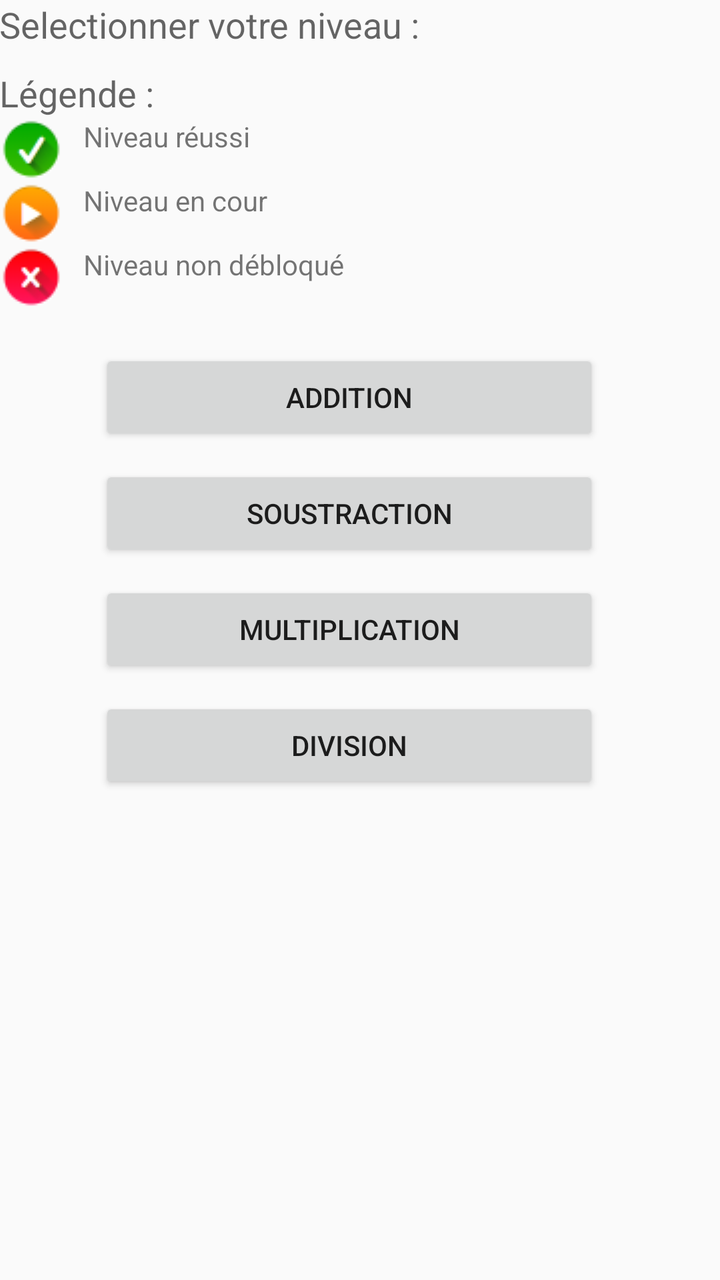
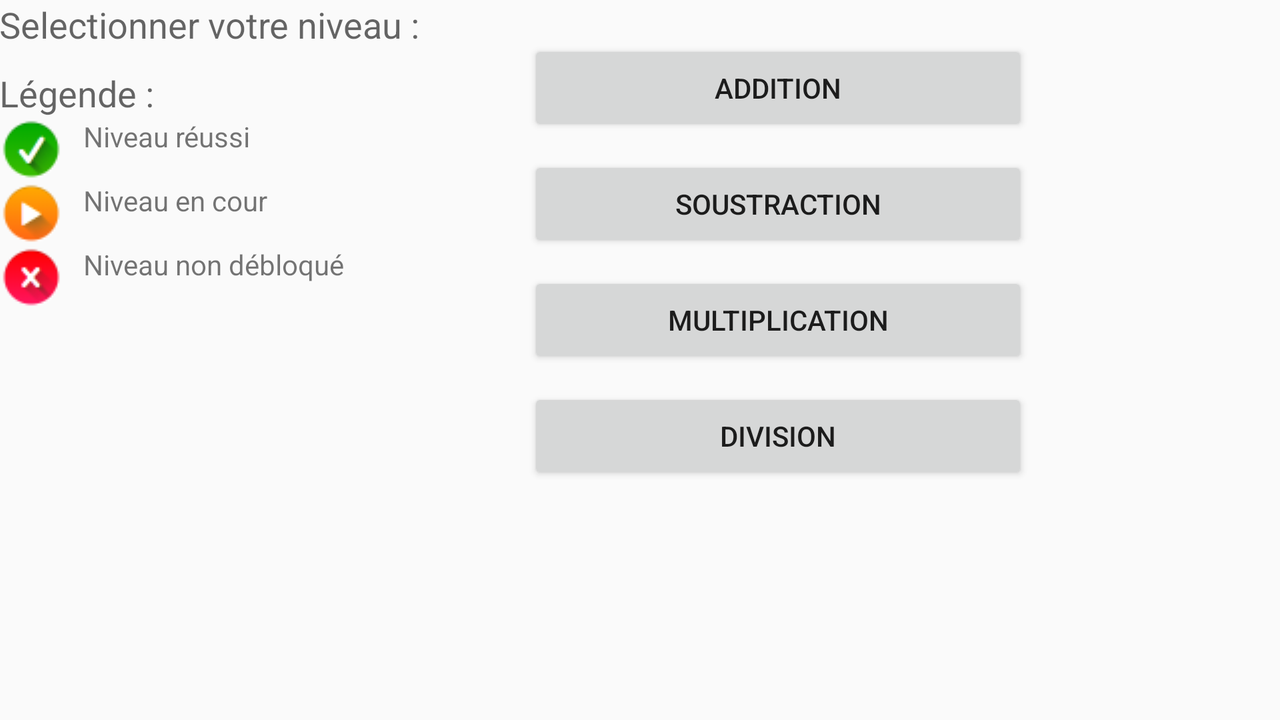

Two renders of one Android screen. The first uses the default layout on a phone; the second uses the alternative layout the repository ships for a different screen configuration, on a matching device. The two XML files are below.
<!-- AndroidManifest.xml: application theme AppTheme -->
<!-- res/layout/activity_niveau.xml -->
<RelativeLayout xmlns:android="http://schemas.android.com/apk/res/android"
    xmlns:tools="http://schemas.android.com/tools" android:layout_width="match_parent"
    android:layout_height="match_parent" android:paddingLeft="@dimen/activity_horizontal_margin"
    android:paddingRight="@dimen/activity_horizontal_margin"
    android:paddingTop="@dimen/activity_vertical_margin"
    android:paddingBottom="@dimen/activity_vertical_margin"
    tools:context="fr.kevinsarrazin.eduschool.activity.NiveauActivity">

    <LinearLayout
        android:orientation="vertical"
        android:layout_width="wrap_content"
        android:layout_height="wrap_content"
        android:id="@+id/linearConsigne">

        <TextView
            android:layout_width="wrap_content"
            android:layout_height="wrap_content"
            android:textAppearance="?android:attr/textAppearanceMedium"
            android:text="Selectionner votre niveau : "
            android:id="@+id/textView7" />

        <TextView
            android:layout_width="wrap_content"
            android:layout_height="wrap_content"
            android:textAppearance="?android:attr/textAppearanceMedium"
            android:text="Légende :"
            android:id="@+id/textView13"
            android:layout_marginTop="10dp" />

        <LinearLayout
            android:orientation="horizontal"
            android:layout_width="fill_parent"
            android:layout_height="fill_parent" >

            <ImageView
                android:layout_width="wrap_content"
                android:layout_height="wrap_content"
                android:id="@+id/imageView"
                android:src="@drawable/ok" />

            <TextView
                android:layout_width="wrap_content"
                android:layout_height="wrap_content"
                android:textAppearance="?android:attr/textAppearanceSmall"
                android:text="@string/NiveauOk"
                android:id="@+id/textView10"
                android:paddingLeft="10dp" />
        </LinearLayout>

        <LinearLayout
            android:orientation="horizontal"
            android:layout_width="fill_parent"
            android:layout_height="fill_parent" >

            <ImageView
                android:layout_width="wrap_content"
                android:layout_height="wrap_content"
                android:id="@+id/imageView2"
                android:src="@drawable/en_cour" />

            <TextView
                android:layout_width="wrap_content"
                android:layout_height="wrap_content"
                android:textAppearance="?android:attr/textAppearanceSmall"
                android:text="@string/NiveauEnCour"
                android:id="@+id/textView11"
                android:paddingLeft="10dp" />
        </LinearLayout>

        <LinearLayout
            android:orientation="horizontal"
            android:layout_width="fill_parent"
            android:layout_height="fill_parent" >

            <ImageView
                android:layout_width="wrap_content"
                android:layout_height="wrap_content"
                android:id="@+id/imageView3"
                android:src="@drawable/ko" />

            <TextView
                android:layout_width="wrap_content"
                android:layout_height="wrap_content"
                android:textAppearance="?android:attr/textAppearanceSmall"
                android:text="@string/NiveauKo"
                android:id="@+id/textView12"
                android:paddingLeft="10dp" />
        </LinearLayout>

    </LinearLayout>

    <LinearLayout
        android:orientation="vertical"
        android:layout_width="fill_parent"
        android:layout_height="fill_parent"
        android:layout_below="@+id/linearConsigne"
        android:id="@+id/layoutNiveau"
        android:layout_marginTop="20dp">

        <LinearLayout
            android:orientation="horizontal"
            android:layout_width="match_parent"
            android:layout_height="wrap_content"
            android:id="@+id/linearLayoutBtn1">

            <ImageView
                android:layout_width="50dp"
                android:layout_height="50dp"
                android:id="@+id/imageViewbtn1" />

            <Button
                android:layout_width="250dp"
                android:layout_height="wrap_content"
                android:text="@string/addition"
                android:layout_marginBottom="10dp"
                android:id="@+id/btn1"
                android:onClick="onClick"
                />
        </LinearLayout>

        <LinearLayout
            android:orientation="horizontal"
            android:layout_width="match_parent"
            android:layout_height="wrap_content"
            android:id="@+id/linearLayoutBtn2"
            android:layout_below="@+id/linearLayoutBtn1"
            >

            <ImageView
                android:layout_width="50dp"
                android:layout_height="50dp"
                android:id="@+id/imageViewbtn2" />

            <Button
                android:layout_width="250dp"
                android:layout_height="wrap_content"
                android:layout_marginBottom="10dp"
                android:text="@string/soustraction"
                android:id="@+id/btn2"
                android:onClick="onClick" />
        </LinearLayout>

        <LinearLayout
            android:orientation="horizontal"
            android:layout_width="match_parent"
            android:layout_height="wrap_content"
            android:id="@+id/linearLayoutBtn3"
            android:layout_below="@+id/linearLayoutBtn2"
            >

            <ImageView
                android:layout_width="50dp"
                android:layout_height="50dp"
                android:id="@+id/imageViewbtn3" />

            <Button
                android:layout_width="250dp"
                android:layout_height="wrap_content"
                android:layout_marginBottom="10dp"
                android:text="@string/multiplication"
                android:id="@+id/btn3"
                android:onClick="onClick"
                />
        </LinearLayout>

        <LinearLayout
            android:orientation="horizontal"
            android:layout_width="match_parent"
            android:layout_height="wrap_content"
            android:id="@+id/linearLayoutBtn4"
            android:layout_below="@+id/linearLayoutBtn3"
            >

            <ImageView
                android:layout_width="50dp"
                android:layout_height="50dp"
                android:id="@+id/imageViewbtn4" />

            <Button
                android:layout_width="250dp"
                android:layout_height="wrap_content"
                android:text="@string/division"
                android:id="@+id/btn4"
                android:onClick="onClick"
                />
        </LinearLayout>

    </LinearLayout>

</RelativeLayout>
<!-- resources referenced by this layout -->
<resources>
  <!-- drawable en_cour: png bitmap (drawable, 4217 bytes) -->
  <!-- drawable ko: png bitmap (drawable, 4217 bytes) -->
  <!-- drawable ok: png bitmap (drawable, 4217 bytes) -->
  <string name="NiveauEnCour">Niveau en cour</string>
  <string name="NiveauKo">Niveau non débloqué</string>
  <string name="NiveauOk">Niveau réussi</string>
  <string name="addition">Addition</string>
  <string name="division">Division</string>
  <string name="multiplication">Multiplication</string>
  <string name="soustraction">Soustraction</string>
  <!-- from res/values-v21/ -->
  <style name="AppTheme" parent="android:Theme.Material.Light">
          <item name="android:actionBarStyle">@style/AppTheme.ActionBar</item>
      </style>
  <!-- from res/values-v21/ -->
  <style name="AppTheme.ActionBar" parent="android:Widget.Holo.Light.ActionBar.Solid">
          <item name="android:background">@drawable/action_bar_background</item>
          <item name="android:titleTextStyle">@style/AppTheme.ActionBar.TitleTextStyle</item>
      </style>
  <!-- drawable action_bar_background (drawable) -->
  <layer-list xmlns:android="http://schemas.android.com/apk/res/android" >
  
      <item>
          <shape android:shape="rectangle">
              <stroke android:width="2dp" android:color="#FF000000" />
              <solid android:color="#4183D7" />
          </shape>
      </item>
  
      <item android:bottom="2dp">
          <shape android:shape="rectangle">
              <stroke android:width="2dp" android:color="#4183D7" />
              <solid android:color="#00000000" />
              <padding android:bottom="2dp" />
          </shape>
      </item>
  
  </layer-list>
  <!-- from res/values-v21/ -->
  <style name="AppTheme.ActionBar.TitleTextStyle" parent="@android:style/TextAppearance.Holo.Widget.ActionBar.Title">
          <item name="android:textColor">#FFFFFF</item>
      </style>
</resources>
<!-- res/layout-land/activity_niveau.xml (the repository's variant of the layout above) -->
<!-- drawn on the phone turned sideways -->
<RelativeLayout xmlns:android="http://schemas.android.com/apk/res/android"
    xmlns:tools="http://schemas.android.com/tools" android:layout_width="match_parent"
    android:layout_height="match_parent" android:paddingLeft="@dimen/activity_horizontal_margin"
    android:paddingRight="@dimen/activity_horizontal_margin"
    android:paddingTop="@dimen/activity_vertical_margin"
    android:paddingBottom="@dimen/activity_vertical_margin"
    tools:context="fr.kevinsarrazin.eduschool.activity.NiveauActivity">

    <LinearLayout
        android:orientation="horizontal"
        android:layout_width="fill_parent"
        android:layout_height="fill_parent">

        <LinearLayout
            android:orientation="vertical"
            android:layout_width="wrap_content"
            android:layout_height="wrap_content"
            android:id="@+id/linearConsigne">

            <TextView
                android:layout_width="wrap_content"
                android:layout_height="wrap_content"
                android:textAppearance="?android:attr/textAppearanceMedium"
                android:text="Selectionner votre niveau : "
                android:id="@+id/textView7" />

            <TextView
                android:layout_width="wrap_content"
                android:layout_height="wrap_content"
                android:textAppearance="?android:attr/textAppearanceMedium"
                android:text="Légende :"
                android:id="@+id/textView13"
                android:layout_marginTop="10dp" />

            <LinearLayout
                android:orientation="horizontal"
                android:layout_width="fill_parent"
                android:layout_height="fill_parent" >

                <ImageView
                    android:layout_width="wrap_content"
                    android:layout_height="wrap_content"
                    android:id="@+id/imageView"
                    android:src="@drawable/ok" />

                <TextView
                    android:layout_width="wrap_content"
                    android:layout_height="wrap_content"
                    android:textAppearance="?android:attr/textAppearanceSmall"
                    android:text="@string/NiveauOk"
                    android:id="@+id/textView10"
                    android:paddingLeft="10dp" />
            </LinearLayout>

            <LinearLayout
                android:orientation="horizontal"
                android:layout_width="fill_parent"
                android:layout_height="fill_parent" >

                <ImageView
                    android:layout_width="wrap_content"
                    android:layout_height="wrap_content"
                    android:id="@+id/imageView2"
                    android:src="@drawable/en_cour" />

                <TextView
                    android:layout_width="wrap_content"
                    android:layout_height="wrap_content"
                    android:textAppearance="?android:attr/textAppearanceSmall"
                    android:text="@string/NiveauEnCour"
                    android:id="@+id/textView11"
                    android:paddingLeft="10dp" />
            </LinearLayout>

            <LinearLayout
                android:orientation="horizontal"
                android:layout_width="fill_parent"
                android:layout_height="fill_parent" >

                <ImageView
                    android:layout_width="wrap_content"
                    android:layout_height="wrap_content"
                    android:id="@+id/imageView3"
                    android:src="@drawable/ko" />

                <TextView
                    android:layout_width="wrap_content"
                    android:layout_height="wrap_content"
                    android:textAppearance="?android:attr/textAppearanceSmall"
                    android:text="@string/NiveauKo"
                    android:id="@+id/textView12"
                    android:paddingLeft="10dp" />
            </LinearLayout>

        </LinearLayout>

        <LinearLayout
            android:orientation="vertical"
            android:layout_width="wrap_content"
            android:layout_height="fill_parent"
            android:layout_below="@+id/linearConsigne"
            android:id="@+id/layoutNiveau"
            android:layout_marginTop="20dp">

            <LinearLayout
                android:orientation="horizontal"
                android:layout_width="match_parent"
                android:layout_height="wrap_content"
                android:id="@+id/linearLayoutBtn1">

                <ImageView
                    android:layout_width="50dp"
                    android:layout_height="50dp"
                    android:id="@+id/imageViewbtn1" />

                <Button
                    android:layout_width="250dp"
                    android:layout_height="wrap_content"
                    android:text="@string/addition"
                    android:layout_marginBottom="10dp"
                    android:id="@+id/btn1"
                    android:onClick="onClick"
                    />
            </LinearLayout>

            <LinearLayout
                android:orientation="horizontal"
                android:layout_width="match_parent"
                android:layout_height="wrap_content"
                android:id="@+id/linearLayoutBtn2"
                android:layout_below="@+id/linearLayoutBtn1"
                >

                <ImageView
                    android:layout_width="50dp"
                    android:layout_height="50dp"
                    android:id="@+id/imageViewbtn2" />

                <Button
                    android:layout_width="250dp"
                    android:layout_height="wrap_content"
                    android:layout_marginBottom="10dp"
                    android:text="@string/soustraction"
                    android:id="@+id/btn2"
                    android:onClick="onClick" />
            </LinearLayout>

            <LinearLayout
                android:orientation="horizontal"
                android:layout_width="match_parent"
                android:layout_height="wrap_content"
                android:id="@+id/linearLayoutBtn3"
                android:layout_below="@+id/linearLayoutBtn2"
                >

                <ImageView
                    android:layout_width="50dp"
                    android:layout_height="50dp"
                    android:id="@+id/imageViewbtn3" />

                <Button
                    android:layout_width="250dp"
                    android:layout_height="wrap_content"
                    android:layout_marginBottom="10dp"
                    android:text="@string/multiplication"
                    android:id="@+id/btn3"
                    android:onClick="onClick"
                    />
            </LinearLayout>

            <LinearLayout
                android:orientation="horizontal"
                android:layout_width="match_parent"
                android:layout_height="wrap_content"
                android:id="@+id/linearLayoutBtn4"
                android:layout_below="@+id/linearLayoutBtn3"
                >

                <ImageView
                    android:layout_width="50dp"
                    android:layout_height="50dp"
                    android:id="@+id/imageViewbtn4" />

                <Button
                    android:layout_width="250dp"
                    android:layout_height="wrap_content"
                    android:text="@string/division"
                    android:id="@+id/btn4"
                    android:onClick="onClick"
                    />
            </LinearLayout>

        </LinearLayout>

    </LinearLayout>

</RelativeLayout>
